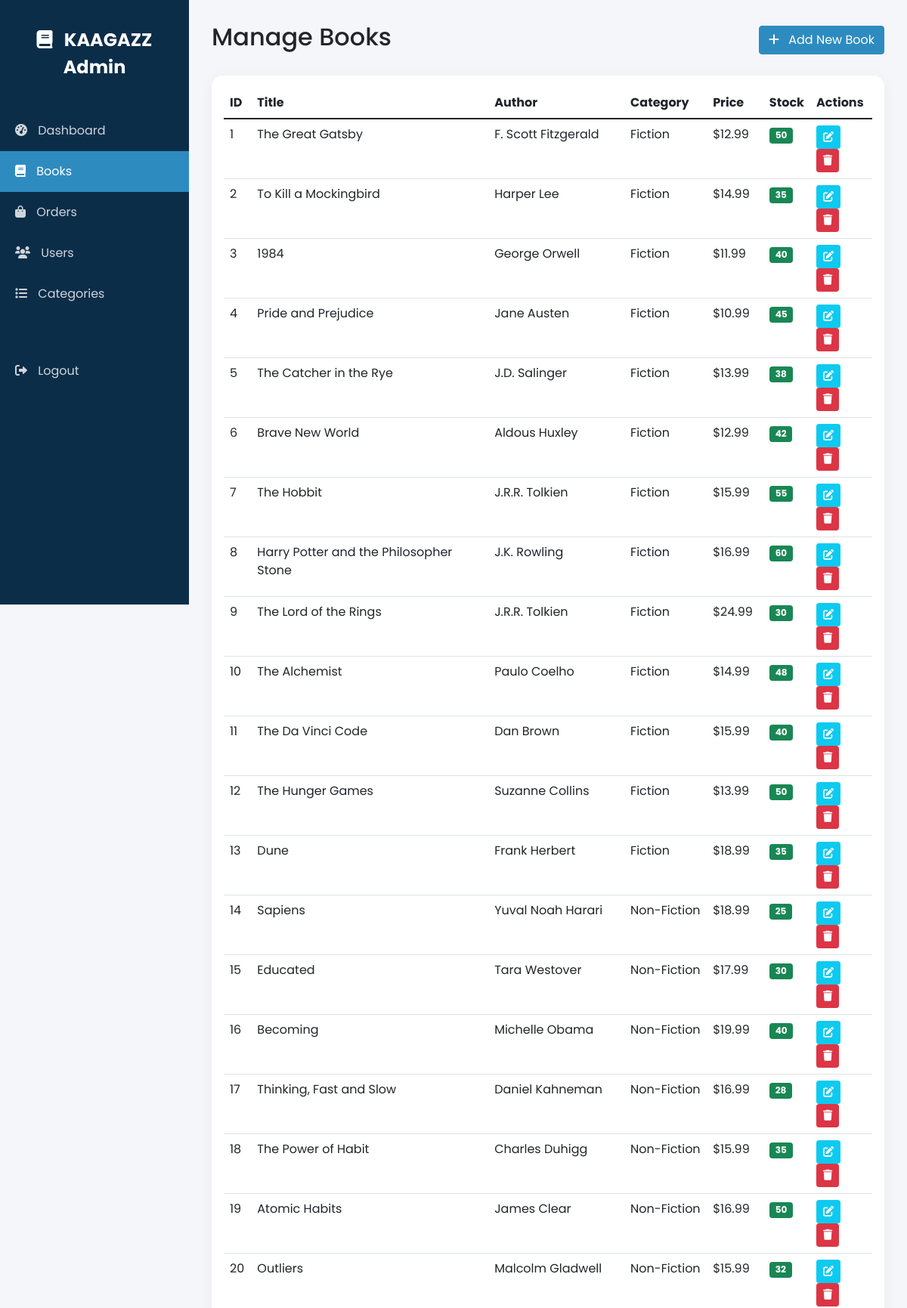
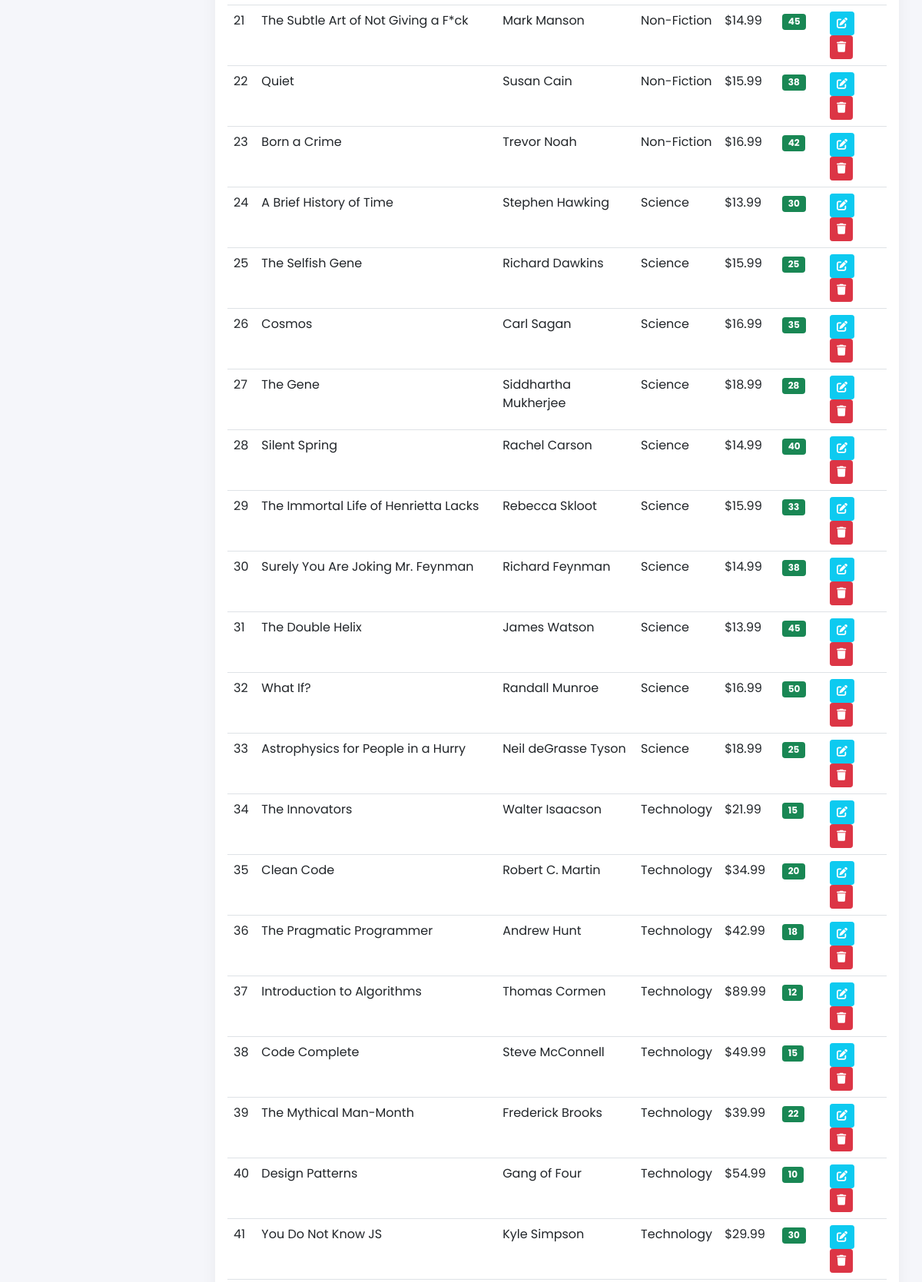
The app's page /admin/books.php (signed in, upper part) with its own data (2 pictures, top to bottom).
### tables this page shows
CREATE TABLE IF NOT EXISTS books (
    id INT AUTO_INCREMENT PRIMARY KEY,
    title VARCHAR(255) NOT NULL,
    author VARCHAR(255) NOT NULL,
    description TEXT,
    price DECIMAL(10, 2) NOT NULL,
    category_id INT,
    seller_id INT,
    image VARCHAR(255) DEFAULT 'default-book.png',
    stock INT DEFAULT 1,
    isbn VARCHAR(20) DEFAULT NULL,
    published_year YEAR DEFAULT NULL,
    created_at TIMESTAMP DEFAULT CURRENT_TIMESTAMP,
    updated_at TIMESTAMP DEFAULT CURRENT_TIMESTAMP ON UPDATE CURRENT_TIMESTAMP,
    FOREIGN KEY (category_id) REFERENCES categories(id) ON DELETE SET NULL,
    FOREIGN KEY (seller_id) REFERENCES users(id) ON DELETE CASCADE
);

CREATE TABLE IF NOT EXISTS categories (
    id INT AUTO_INCREMENT PRIMARY KEY,
    name VARCHAR(255) NOT NULL,
    slug VARCHAR(255) NOT NULL UNIQUE,
    description TEXT DEFAULT NULL,
    created_at TIMESTAMP DEFAULT CURRENT_TIMESTAMP
);

### admin/books.php (the view, shortened to what this page needs)
<?php
require_once '../config/database.php';
$books = $conn->query("SELECT b.*, c.name as category_name FROM books b LEFT JOIN categories c ON b.category_id = c.id ORDER BY b.created_at DESC");
?>
<!DOCTYPE html>
<html lang="en">
<head>
    <link href="https://cdn.jsdelivr.net/npm/bootstrap@5.1.3/dist/css/bootstrap.min.css" rel="stylesheet">
    <link rel="stylesheet" href="https://cdnjs.cloudflare.com/ajax/libs/font-awesome/6.0.0/css/all.min.css">
</head>
<body>
    <div class="sidebar">
        <div class="text-center mb-4">
            <a href="index.php" class="fs-4 fw-bold text-white text-decoration-none">
                <i class="fas fa-book"></i> KAAGAZZ Admin
            </a>
        </div>
        <a href="index.php"><i class="fas fa-tachometer-alt"></i> Dashboard</a>
        <a href="books.php" class="active"><i class="fas fa-book"></i> Books</a>
        <a href="orders.php"><i class="fas fa-shopping-bag"></i> Orders</a>
        <a href="users.php"><i class="fas fa-users"></i> Users</a>
        <a href="categories.php"><i class="fas fa-list"></i> Categories</a>
        <a href="../auth/logout.php" class="mt-5"><i class="fas fa-sign-out-alt"></i> Logout</a>
    </div>
    <div class="main-content">
        <div class="d-flex justify-content-between align-items-center mb-4">
            <h2>Manage Books</h2>
            <button class="btn btn-primary" data-bs-toggle="modal" data-bs-target="#addBookModal">
                <i class="fas fa-plus me-2"></i> Add New Book
            </button>
        </div>
        <div class="card">
            <div class="card-body">
                <table class="table table-hover">
                    <thead>
                        <tr>
                            <th>ID</th>
                            <th>Title</th>
                            <th>Author</th>
                            <th>Category</th>
                            <th>Price</th>
                            <th>Stock</th>
                            <th>Actions</th>
                        </tr>
                    </thead>
                    <tbody>
                        <?php while($book = $books->fetch_assoc()): ?>
                            <tr>
                                <td><?php echo $book['id']; ?></td>
                                <td><?php echo htmlspecialchars($book['title']); ?></td>
                                <td><?php echo htmlspecialchars($book['author']); ?></td>
                                <td><?php echo htmlspecialchars($book['category_name'] ?? 'N/A'); ?></td>
                                <td>$<?php echo number_format($book['price'], 2); ?></td>
                                <td>
                                    <?php if($book['stock'] < 5): ?>
                                        <span class="badge bg-danger"><?php echo $book['stock']; ?></span>
                                    <?php else: ?>
                                        <span class="badge bg-success"><?php echo $book['stock']; ?></span>
                                    <?php endif; ?>
                                </td>
                                <td>
                                    <button class="btn btn-sm btn-info text-white" onclick="editBook(<?php echo htmlspecialchars(json_encode($book)); ?>)">
                                        <i class="fas fa-edit"></i>
                                    </button>
                                    <form method="POST" style="display:inline;" onsubmit="return confirm('Are you sure?');">
                                        <button type="submit" class="btn btn-sm btn-danger">
                                            <i class="fas fa-trash"></i>
                                        </button>
                                    </form>
                                </td>
                            </tr>
                        <?php endwhile; ?>
                    </tbody>
                </table>
            </div>
        </div>
    </div>
</body>
</html>

### admin/books.php (style rules this page uses)
:root { --primary: #2E8BC0; --dark: #0C2D48; }
body { font-family: 'Poppins', sans-serif; background: #f5f6fa; }
.sidebar { background: var(--dark); min-height: 100vh; position: fixed; width: 250px; padding-top: 20px; }
.sidebar a { color: rgba(255,255,255,0.8); text-decoration: none; padding: 15px 20px; display: block; transition: all 0.3s; }
.sidebar a:hover, .sidebar a.active { background: var(--primary); color: #fff; }
.sidebar a i { margin-right: 10px; }
.main-content { margin-left: 250px; padding: 30px; }
.card { border: none; border-radius: 15px; box-shadow: 0 5px 20px rgba(0,0,0,0.05); }
.btn-primary { background: var(--primary); border-color: var(--primary); }

### records on screen
books: id "1", title "The Great Gatsby", author "F. Scott Fitzgerald", category.name "Fiction", price "12.99", stock "50"
books: id "2", title "To Kill a Mockingbird", author "Harper Lee", category.name "Fiction", price "14.99", stock "35"
books: id "3", title "1984", author "George Orwell", category.name "Fiction", price "11.99", stock "40"
books: id "4", title "Pride and Prejudice", author "Jane Austen", category.name "Fiction", price "10.99", stock "45"
books: id "5", title "The Catcher in the Rye", author "J.D. Salinger", category.name "Fiction", price "13.99", stock "38"
books: id "6", title "Brave New World", author "Aldous Huxley", category.name "Fiction", price "12.99", stock "42"
books: id "7", title "The Hobbit", author "J.R.R. Tolkien", category.name "Fiction", price "15.99", stock "55"
books: id "8", title "Harry Potter and the Philosopher Stone", author "J.K. Rowling", category.name "Fiction", price "16.99", stock "60"
books: id "9", title "The Lord of the Rings", author "J.R.R. Tolkien", category.name "Fiction", price "24.99", stock "30"
books: id "10", title "The Alchemist", author "Paulo Coelho", category.name "Fiction", price "14.99", stock "48"
books: id "11", title "The Da Vinci Code", author "Dan Brown", category.name "Fiction", price "15.99", stock "40"
books: id "12", title "The Hunger Games", author "Suzanne Collins", category.name "Fiction", price "13.99", stock "50"
books: id "13", title "Dune", author "Frank Herbert", category.name "Fiction", price "18.99", stock "35"
books: id "14", title "Sapiens", author "Yuval Noah Harari", category.name "Non-Fiction", price "18.99", stock "25"
books: id "15", title "Educated", author "Tara Westover", category.name "Non-Fiction", price "17.99", stock "30"
books: id "16", title "Becoming", author "Michelle Obama", category.name "Non-Fiction", price "19.99", stock "40"
books: id "17", title "Thinking, Fast and Slow", author "Daniel Kahneman", category.name "Non-Fiction", price "16.99", stock "28"
books: id "18", title "The Power of Habit", author "Charles Duhigg", category.name "Non-Fiction", price "15.99", stock "35"
books: id "19", title "Atomic Habits", author "James Clear", category.name "Non-Fiction", price "16.99", stock "50"
books: id "20", title "Outliers", author "Malcolm Gladwell", category.name "Non-Fiction", price "15.99", stock "32"
books: id "21", title "The Subtle Art of Not Giving a F*ck", author "Mark Manson", category.name "Non-Fiction", price "14.99", stock "45"
books: id "22", title "Quiet", author "Susan Cain", category.name "Non-Fiction", price "15.99", stock "38"
books: id "23", title "Born a Crime", author "Trevor Noah", category.name "Non-Fiction", price "16.99", stock "42"
books: id "24", title "A Brief History of Time", author "Stephen Hawking", category.name "Science", price "13.99", stock "30"
books: id "25", title "The Selfish Gene", author "Richard Dawkins", category.name "Science", price "15.99", stock "25"
books: id "26", title "Cosmos", author "Carl Sagan", category.name "Science", price "16.99", stock "35"
books: id "27", title "The Gene", author "Siddhartha Mukherjee", category.name "Science", price "18.99", stock "28"
books: id "28", title "Silent Spring", author "Rachel Carson", category.name "Science", price "14.99", stock "40"
books: id "29", title "The Immortal Life of Henrietta Lacks", author "Rebecca Skloot", category.name "Science", price "15.99", stock "33"
books: id "30", title "Surely You Are Joking Mr. Feynman", author "Richard Feynman", category.name "Science", price "14.99", stock "38"
books: id "31", title "The Double Helix", author "James Watson", category.name "Science", price "13.99", stock "45"
books: id "32", title "What If?", author "Randall Munroe", category.name "Science", price "16.99", stock "50"
books: id "33", title "Astrophysics for People in a Hurry", author "Neil deGrasse Tyson", category.name "Science", price "18.99", stock "25"
books: id "34", title "The Innovators", author "Walter Isaacson", category.name "Technology", price "21.99", stock "15"
books: id "35", title "Clean Code", author "Robert C. Martin", category.name "Technology", price "34.99", stock "20"
books: id "36", title "The Pragmatic Programmer", author "Andrew Hunt", category.name "Technology", price "42.99", stock "18"
books: id "37", title "Introduction to Algorithms", author "Thomas Cormen", category.name "Technology", price "89.99", stock "12"
books: id "38", title "Code Complete", author "Steve McConnell", category.name "Technology", price "49.99", stock "15"
books: id "39", title "The Mythical Man-Month", author "Frederick Brooks", category.name "Technology", price "39.99", stock "22"
books: id "40", title "Design Patterns", author "Gang of Four", category.name "Technology", price "54.99", stock "10"
books: id "41", title "You Do Not Know JS", author "Kyle Simpson", category.name "Technology", price "29.99", stock "30"
